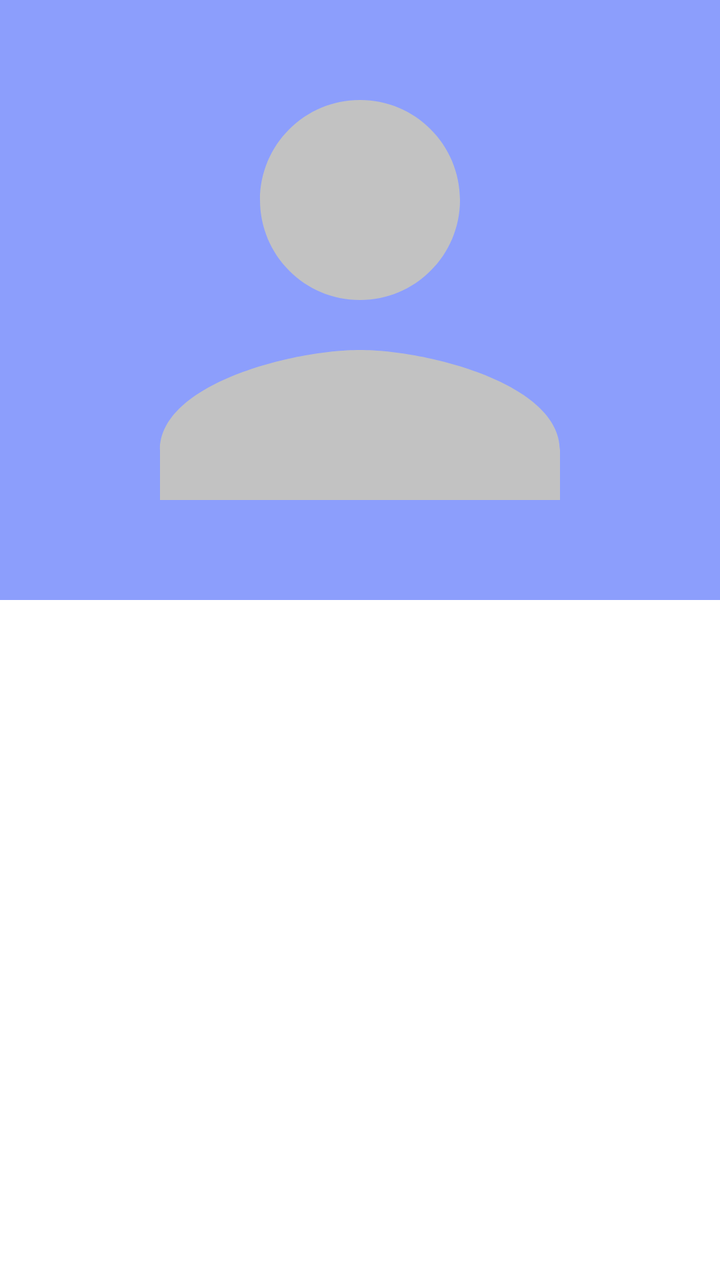
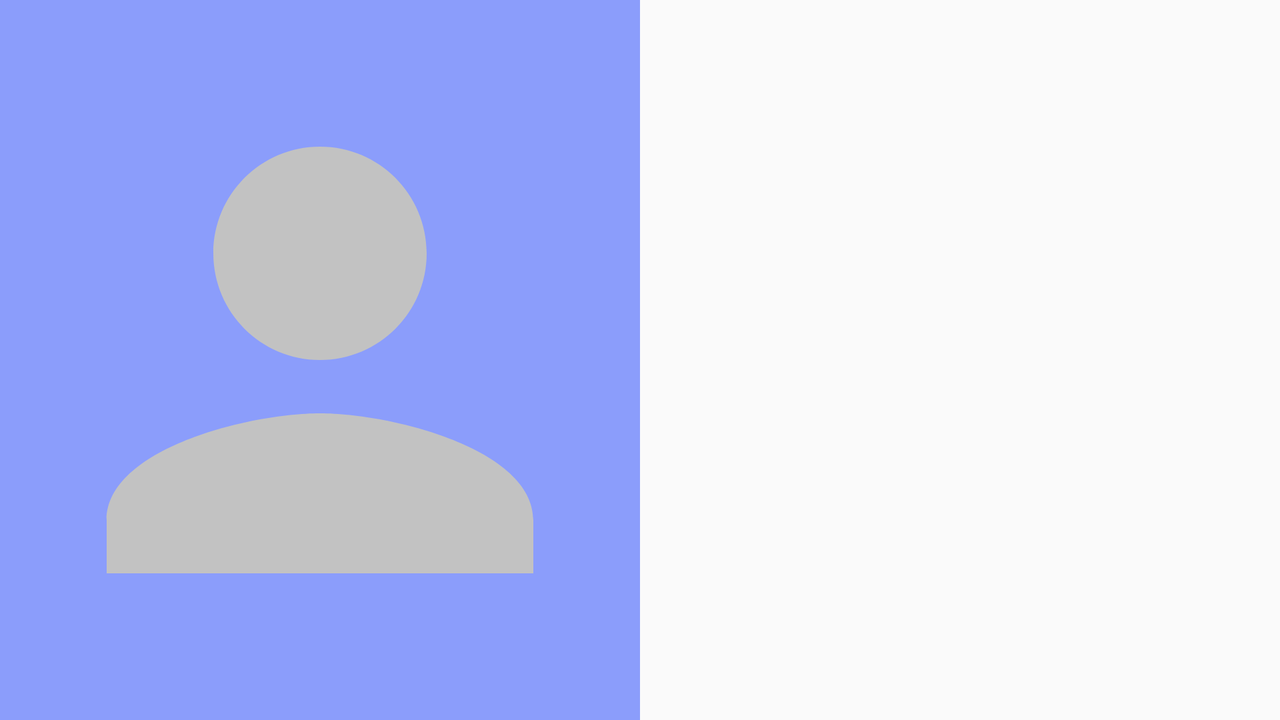

An Android layout and its configuration variant, each rendered on a device that would load it. The default file and the variant file are quoted in full after the pictures.
<!-- AndroidManifest.xml: application theme Theme.Contacts -->
<!-- res/layout/activity_contact_details.xml -->
<?xml version="1.0" encoding="utf-8"?>
<ScrollView xmlns:android="http://schemas.android.com/apk/res/android"
    xmlns:tools="http://schemas.android.com/tools"
    android:layout_width="match_parent"
    android:layout_height="match_parent"
    tools:context=".ShowContactDetails"
    android:fillViewport="true">
    <RelativeLayout
        android:layout_width="match_parent"
        android:layout_height="0dp"
        android:background="@color/backGroundColor">
    <ImageView
        android:layout_width="match_parent"
        android:layout_height="wrap_content"
        android:src="@drawable/baseline_person_300"
        android:background="@color/contactImageBackgroundColor"
        android:contentDescription="@string/profile_pic"
        android:layout_alignParentTop="true"
        android:id="@+id/profilePic"/>
        <LinearLayout
            android:layout_width="match_parent"
            android:layout_height="match_parent"
            android:orientation="vertical"
            android:layout_below="@+id/profilePic">
            <RelativeLayout
                android:id="@+id/nameLayout"
                android:layout_width="match_parent"
                android:layout_height="wrap_content"
                android:orientation="vertical">

                <ImageView
                    android:id="@+id/nameIcon"
                    android:layout_width="wrap_content"
                    android:layout_height="wrap_content"
                    android:padding="16dp"
                    android:src="@drawable/baseline_person_40"
                    android:contentDescription="@string/phone_icon"/>

                <TextView
                    android:id="@+id/nameTextView"
                    android:layout_width="wrap_content"
                    android:layout_height="wrap_content"
                    android:layout_centerInParent="true"
                    android:layout_toEndOf="@+id/nameIcon"
                    android:textSize="24sp"
                    android:textColor="@color/textColor"
                    android:padding="16dp"/>
            </RelativeLayout>
            <RelativeLayout
                android:id="@+id/phoneNumberLayout"
                android:layout_width="match_parent"
                android:layout_height="wrap_content"
                android:orientation="vertical"
                android:visibility="gone">

                <ImageView
                    android:id="@+id/phoneIcon"
                    android:layout_width="wrap_content"
                    android:layout_height="wrap_content"
                    android:padding="16dp"
                    android:src="@drawable/baseline_phone_50"
                    android:contentDescription="@string/phone_icon"/>

                <TextView
                    android:id="@+id/phoneNumberTextView"
                    android:layout_width="wrap_content"
                    android:layout_height="wrap_content"
                    android:layout_centerInParent="true"
                    android:layout_toEndOf="@+id/phoneIcon"
                    android:textSize="24sp"
                    android:textColor="@color/textColor"
                    android:padding="16dp"/>
            </RelativeLayout>

            <RelativeLayout
                android:id="@+id/emailLayout"
                android:layout_width="match_parent"
                android:layout_height="wrap_content"
                android:orientation="vertical"
                android:visibility="gone">

                <ImageView
                    android:id="@+id/mailIcon"
                    android:layout_width="wrap_content"
                    android:layout_height="wrap_content"
                    android:padding="16dp"
                    android:src="@drawable/baseline_email_50"
                    android:contentDescription="@string/email_icon"/>

                <TextView
                    android:id="@+id/emailTextView"
                    android:layout_width="wrap_content"
                    android:layout_height="wrap_content"
                    android:layout_centerInParent="true"
                    android:layout_toEndOf="@+id/mailIcon"
                    android:textSize="24sp"
                    android:textColor="@color/textColor"
                    android:padding="16dp"/>
            </RelativeLayout>
            <RelativeLayout
                android:id="@+id/addressLayout"
                android:layout_width="match_parent"
                android:layout_height="wrap_content"
                android:orientation="vertical"
                android:visibility="gone">

                <ImageView
                    android:id="@+id/addressIcon"
                    android:layout_width="wrap_content"
                    android:layout_height="wrap_content"
                    android:padding="16dp"
                    android:src="@drawable/baseline_location_on_50"
                    android:contentDescription="@string/address_icon"/>

                <TextView
                    android:id="@+id/addressTextView"
                    android:layout_width="wrap_content"
                    android:layout_height="wrap_content"
                    android:layout_centerInParent="true"
                    android:layout_toEndOf="@+id/addressIcon"
                    android:textSize="24sp"
                    android:textColor="@color/textColor"
                    android:padding="16dp"/>
            </RelativeLayout>
        </LinearLayout>
    </RelativeLayout>
</ScrollView>
<!-- resources referenced by this layout -->
<resources>
  <color name="backGroundColor">#FFFFFFFF</color>
  <color name="contactImageBackgroundColor">#BF667EFB</color>
  <color name="textColor">#FF000000</color>
  <!-- drawable baseline_email_50 (drawable) -->
  <vector android:height="40dp" android:tint="#3F51B5"
      android:viewportHeight="24" android:viewportWidth="24"
      android:width="40dp" xmlns:android="http://schemas.android.com/apk/res/android">
      <path android:fillColor="@android:color/white" android:pathData="M20,4L4,4c-1.1,0 -1.99,0.9 -1.99,2L2,18c0,1.1 0.9,2 2,2h16c1.1,0 2,-0.9 2,-2L22,6c0,-1.1 -0.9,-2 -2,-2zM20,8l-8,5 -8,-5L4,6l8,5 8,-5v2z"/>
  </vector>
  <!-- drawable baseline_location_on_50 (drawable) -->
  <vector android:height="40dp" android:tint="#3F51B5"
      android:viewportHeight="24" android:viewportWidth="24"
      android:width="40dp" xmlns:android="http://schemas.android.com/apk/res/android">
      <path android:fillColor="@android:color/white" android:pathData="M12,2C8.13,2 5,5.13 5,9c0,5.25 7,13 7,13s7,-7.75 7,-13c0,-3.87 -3.13,-7 -7,-7zM12,11.5c-1.38,0 -2.5,-1.12 -2.5,-2.5s1.12,-2.5 2.5,-2.5 2.5,1.12 2.5,2.5 -1.12,2.5 -2.5,2.5z"/>
  </vector>
  <!-- drawable baseline_person_300 (drawable) -->
  <vector android:height="300dp" android:tint="#C2C2C2"
      android:viewportHeight="24" android:viewportWidth="24"
      android:width="300dp" xmlns:android="http://schemas.android.com/apk/res/android">
      <path android:fillColor="@android:color/white" android:pathData="M12,12c2.21,0 4,-1.79 4,-4s-1.79,-4 -4,-4 -4,1.79 -4,4 1.79,4 4,4zM12,14c-2.67,0 -8,1.34 -8,4v2h16v-2c0,-2.66 -5.33,-4 -8,-4z"/>
  </vector>
  <!-- drawable baseline_phone_50 (drawable) -->
  <vector android:height="40dp" android:tint="#3F51B5"
      android:viewportHeight="24" android:viewportWidth="24"
      android:width="40dp" xmlns:android="http://schemas.android.com/apk/res/android">
      <path android:fillColor="@android:color/white" android:pathData="M6.62,10.79c1.44,2.83 3.76,5.14 6.59,6.59l2.2,-2.2c0.27,-0.27 0.67,-0.36 1.02,-0.24 1.12,0.37 2.33,0.57 3.57,0.57 0.55,0 1,0.45 1,1V20c0,0.55 -0.45,1 -1,1 -9.39,0 -17,-7.61 -17,-17 0,-0.55 0.45,-1 1,-1h3.5c0.55,0 1,0.45 1,1 0,1.25 0.2,2.45 0.57,3.57 0.11,0.35 0.03,0.74 -0.25,1.02l-2.2,2.2z"/>
  </vector>
  <string name="address_icon">address icon</string>
  <string name="email_icon">email icon</string>
  <string name="phone_icon">phone icon</string>
  <string name="profile_pic">profilePic</string>
  <style name="Theme.Contacts" parent="Base.Theme.Contacts" />
  <style name="Base.Theme.Contacts" parent="Theme.AppCompat.Light.DarkActionBar">
          
          
          <item name="colorPrimary">@color/primaryColor</item>
          <item name="colorAccent">@color/primaryColor</item>
      </style>
  <color name="primaryColor">#3E51BB</color>
</resources>
<!-- res/layout-land/activity_contact_details.xml (the repository's variant of the layout above) -->
<!-- drawn on the phone turned sideways -->
<?xml version="1.0" encoding="utf-8"?>
<LinearLayout xmlns:android="http://schemas.android.com/apk/res/android"
    xmlns:tools="http://schemas.android.com/tools"
    android:layout_width="match_parent"
    android:layout_height="match_parent"
    tools:context=".ShowContactDetails"
    android:weightSum="2">
        <ImageView
            android:id="@+id/profilePic"
            android:layout_width="0dp"
            android:layout_height="match_parent"
            android:layout_weight="1"
            android:background="@color/contactImageBackgroundColor"
            android:contentDescription="@string/profile_pic"
            android:src="@drawable/baseline_person_500"/>
        <ScrollView
            android:layout_width="0dp"
            android:layout_height="wrap_content"
            android:fillViewport="true"
            android:layout_weight="1">
        <LinearLayout
            android:layout_width="match_parent"
            android:layout_height="wrap_content"
            android:orientation="vertical"
            android:background="@color/backGroundColor">
            <LinearLayout
                android:id="@+id/nameLayout"
                android:layout_width="match_parent"
                android:layout_height="wrap_content"
                android:orientation="horizontal"
                android:visibility="gone"
                android:background="@drawable/layout_border"
                android:layout_margin="16dp">

                <ImageView
                    android:id="@+id/nameIcon"
                    android:layout_width="wrap_content"
                    android:layout_height="wrap_content"
                    android:padding="16dp"
                    android:src="@drawable/baseline_person_40"
                    android:contentDescription="@string/phone_icon"/>
                <TextView
                    android:id="@+id/nameTextView"
                    android:layout_width="wrap_content"
                    android:layout_height="wrap_content"
                    android:textSize="24sp"
                    android:textColor="@color/textColor"
                    android:padding="16dp"/>
            </LinearLayout>
            <LinearLayout
                android:id="@+id/phoneNumberLayout"
                android:layout_width="match_parent"
                android:layout_height="wrap_content"
                android:orientation="horizontal"
                android:visibility="gone"
                android:background="@drawable/layout_border"
                android:layout_margin="16dp">

                <ImageView
                    android:id="@+id/phoneIcon"
                    android:layout_width="wrap_content"
                    android:layout_height="wrap_content"
                    android:padding="16dp"
                    android:src="@drawable/baseline_phone_50"
                    android:contentDescription="@string/phone_icon"/>
                <LinearLayout
                    android:layout_width="match_parent"
                    android:layout_height="wrap_content"
                    android:id="@+id/contactPhoneNumberLinearLayout"
                    android:orientation="vertical"/>
            </LinearLayout>

            <LinearLayout
                android:id="@+id/emailLayout"
                android:layout_width="match_parent"
                android:layout_height="wrap_content"
                android:orientation="horizontal"
                android:visibility="gone"
                android:background="@drawable/layout_border"
                android:layout_margin="16dp">

                <ImageView
                    android:id="@+id/mailIcon"
                    android:layout_width="wrap_content"
                    android:layout_height="wrap_content"
                    android:padding="16dp"
                    android:src="@drawable/baseline_email_50"
                    android:contentDescription="@string/email_icon"/>
                <LinearLayout
                    android:layout_width="match_parent"
                    android:layout_height="wrap_content"
                    android:id="@+id/contactEmailLinearLayout"
                    android:orientation="vertical"/>
            </LinearLayout>
            <LinearLayout
                android:id="@+id/addressLayout"
                android:layout_width="match_parent"
                android:layout_height="wrap_content"
                android:orientation="horizontal"
                android:visibility="gone"
                android:background="@drawable/layout_border"
                android:layout_margin="16dp">

                <ImageView
                    android:id="@+id/addressIcon"
                    android:layout_width="wrap_content"
                    android:layout_height="wrap_content"
                    android:padding="16dp"
                    android:src="@drawable/baseline_location_on_50"
                    android:contentDescription="@string/address_icon"/>
                <LinearLayout
                    android:layout_width="match_parent"
                    android:layout_height="wrap_content"
                    android:id="@+id/contactAddressLinearLayout"
                    android:orientation="vertical"/>
            </LinearLayout>
        </LinearLayout>
        </ScrollView>
</LinearLayout>
<!-- resources referenced by the variant -->
<!-- as the phone turned sideways resolves them -->
<resources>
  <color name="backGroundColor">#FFFFFFFF</color>
  <color name="contactImageBackgroundColor">#BF667EFB</color>
  <color name="textColor">#FF000000</color>
  <!-- drawable baseline_email_50 (drawable) -->
  <vector android:height="40dp" android:tint="#3F51B5"
      android:viewportHeight="24" android:viewportWidth="24"
      android:width="40dp" xmlns:android="http://schemas.android.com/apk/res/android">
      <path android:fillColor="@android:color/white" android:pathData="M20,4L4,4c-1.1,0 -1.99,0.9 -1.99,2L2,18c0,1.1 0.9,2 2,2h16c1.1,0 2,-0.9 2,-2L22,6c0,-1.1 -0.9,-2 -2,-2zM20,8l-8,5 -8,-5L4,6l8,5 8,-5v2z"/>
  </vector>
  <!-- drawable baseline_location_on_50 (drawable) -->
  <vector android:height="40dp" android:tint="#3F51B5"
      android:viewportHeight="24" android:viewportWidth="24"
      android:width="40dp" xmlns:android="http://schemas.android.com/apk/res/android">
      <path android:fillColor="@android:color/white" android:pathData="M12,2C8.13,2 5,5.13 5,9c0,5.25 7,13 7,13s7,-7.75 7,-13c0,-3.87 -3.13,-7 -7,-7zM12,11.5c-1.38,0 -2.5,-1.12 -2.5,-2.5s1.12,-2.5 2.5,-2.5 2.5,1.12 2.5,2.5 -1.12,2.5 -2.5,2.5z"/>
  </vector>
  <!-- drawable baseline_person_500 (drawable) -->
  <vector android:height="200dp" android:tint="#C2C2C2"
      android:viewportHeight="24" android:viewportWidth="24"
      android:width="200dp" xmlns:android="http://schemas.android.com/apk/res/android">
      <path android:fillColor="@android:color/white" android:pathData="M12,12c2.21,0 4,-1.79 4,-4s-1.79,-4 -4,-4 -4,1.79 -4,4 1.79,4 4,4zM12,14c-2.67,0 -8,1.34 -8,4v2h16v-2c0,-2.66 -5.33,-4 -8,-4z"/>
  </vector>
  <!-- drawable baseline_phone_50 (drawable) -->
  <vector android:height="40dp" android:tint="#3F51B5"
      android:viewportHeight="24" android:viewportWidth="24"
      android:width="40dp" xmlns:android="http://schemas.android.com/apk/res/android">
      <path android:fillColor="@android:color/white" android:pathData="M6.62,10.79c1.44,2.83 3.76,5.14 6.59,6.59l2.2,-2.2c0.27,-0.27 0.67,-0.36 1.02,-0.24 1.12,0.37 2.33,0.57 3.57,0.57 0.55,0 1,0.45 1,1V20c0,0.55 -0.45,1 -1,1 -9.39,0 -17,-7.61 -17,-17 0,-0.55 0.45,-1 1,-1h3.5c0.55,0 1,0.45 1,1 0,1.25 0.2,2.45 0.57,3.57 0.11,0.35 0.03,0.74 -0.25,1.02l-2.2,2.2z"/>
  </vector>
  <!-- drawable layout_border (drawable) -->
  <?xml version="1.0" encoding="utf-8"?>
  <shape xmlns:android="http://schemas.android.com/apk/res/android"
      android:shape="rectangle">
      <stroke
          android:color="@color/grey"
          android:width="3dp" />
      <corners android:radius="20dp"/>
  </shape>
  <string name="address_icon">address icon</string>
  <string name="email_icon">email icon</string>
  <string name="phone_icon">phone icon</string>
  <string name="profile_pic">profilePic</string>
  <style name="Theme.Contacts" parent="Base.Theme.Contacts" />
  <color name="grey">#D3D2D2</color>
  <style name="Base.Theme.Contacts" parent="Theme.AppCompat.Light.DarkActionBar">
          
          
          <item name="colorPrimary">@color/primaryColor</item>
          <item name="colorAccent">@color/primaryColor</item>
      </style>
  <color name="primaryColor">#3E51BB</color>
</resources>
